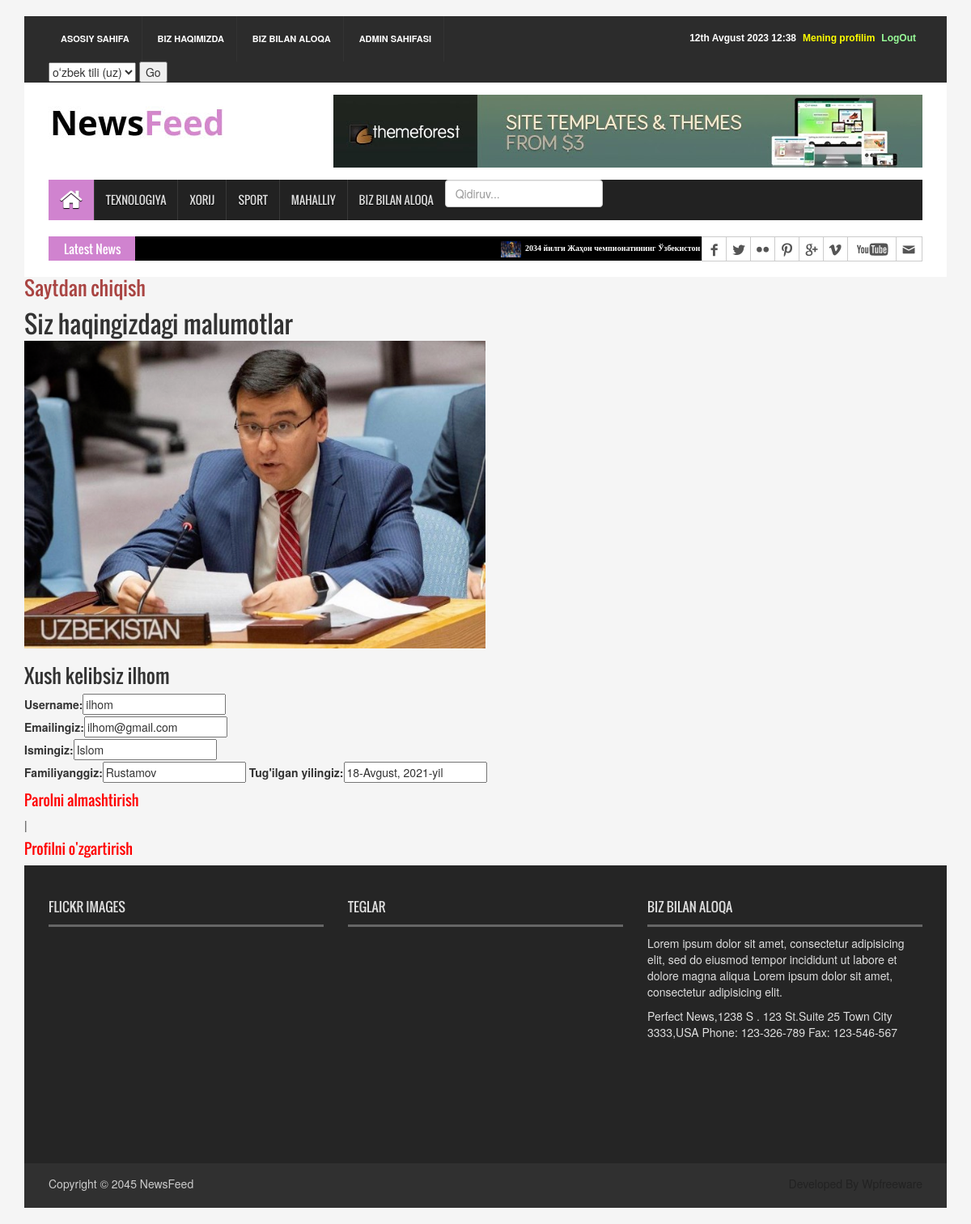
/account/profile/ (signed in), run on an earlier commit of the app's database.
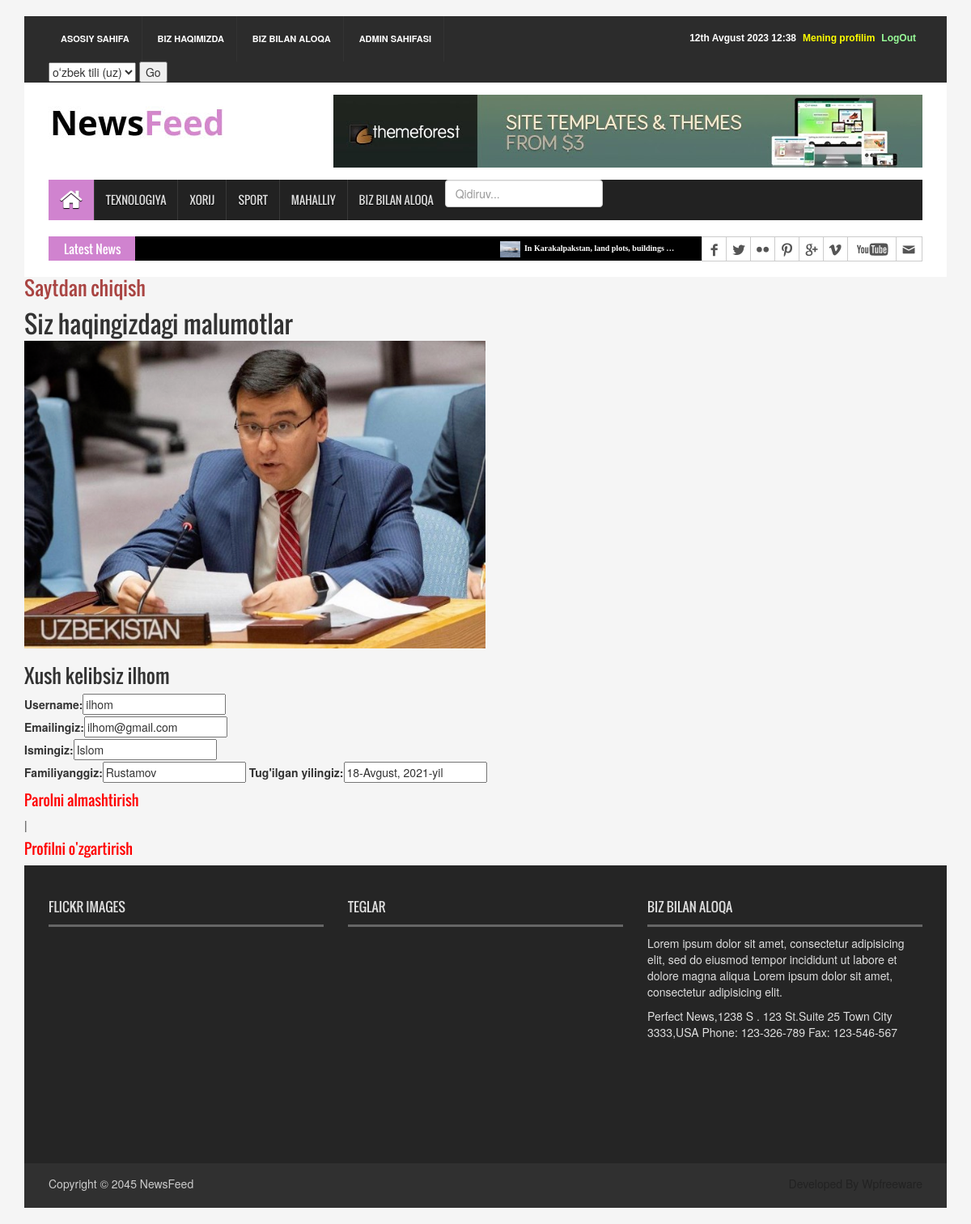
And on a later commit of the database.
### news_app/models.py (models this page shows, shortened)
class News(models.Model):
    class Status(models.TextChoices):
        Draft= 'DF', 'Draft'
        Published='PB', 'Published'
    title=models.CharField(max_length=250)
    slug=models.SlugField(max_length=250)
    body=models.TextField()
    image=models.ImageField(upload_to='news/images')
    category=models.ForeignKey(Category,
                               on_delete=models.CASCADE)
    publish_time=models.DateTimeField(default=timezone.now)
    created_time=models.DateTimeField(auto_now_add=True)
    update_time=models.DateTimeField(auto_now=True)
    status=models.CharField(max_length=2,
                            choices=Status.choices,
                            default=Status.Draft)
    objects=models.Manager()
    published=PublishedManager()
    class Meta:
        ordering=['-publish_time']

### accounts/models.py (models this page shows, shortened)
class Profile(models.Model):
    user=models.OneToOneField(User, on_delete=models.CASCADE)
    photo=models.ImageField(upload_to='users/', blank=True, null=True)
    date_of_birth=models.DateField(blank=True, null=True)

### accounts/views.py (the view)
# urls.py: path('profile/', dashboard_view, name='user_profile'),
@login_required
def dashboard_view(request):
    user=request.user
    profil_info=Profile.objects.get(user=user)
    context={
        'user':user,
        'profil':profil_info
    }
    return render(request, 'pages/user_profile.html', context)

### news_app/context_processor.py (called while the page is built)
def latest_news(request):
    latest_news=News.published.all().order_by('-publish_time')
    context={
        'latest_news':latest_news
    }
    return context

### news_app/models.py (called while the page is built)
    def get_queryset(self):
        return super().get_queryset().filter(status=News.Status.Published)

### templates/pages/user_profile.html (shortened to what this page needs)
{% extends 'news/base.html' %}
{% load static %}
{% block content %}
<h3><a href="{% url 'logout' %}" class="text-danger">Saytdan chiqish</a></h3>
<h2>Siz haqingizdagi malumotlar</h2>
<img src="{{user.profile.photo.url}}" alt="" width="50%">
<h3>Xush kelibsiz {{user.username}}</h3>
<label for="">Username:</label><input value="{{user.username}}" readonly placeholder="kiritilmagan"><br>
<label for="">Emailingiz:</label><input value="{{user.email}}" readonly placeholder="kiritilmagan"><br>
<label for="">Ismingiz:</label><input value="{{user.first_name}}" readonly placeholder="kiritilmagan"><br>
<label for="">Familiyanggiz:</label><input value="{{user.last_name}}" readonly placeholder="kiritilmagan">
<label for="">Tug'ilgan yilingiz:</label><input value="{{user.profile.date_of_birth}}"><br>
<h4><a href="{% url 'password_change' %}" style="color: red;">Parolni almashtirish</a></h4>|
<h4><a href="{% url 'edit_user_information' %}" style="color: red;">Profilni o'zgartirish</a></h4>
{% endblock content %}

### templates/news/base.html (shortened to what this page needs)
{% load static %}
{% load i18n %}
<!DOCTYPE html>
<html>
<head>
<link rel="stylesheet" type="text/css" href="{% static  'css/bootstrap.min.css' %}">
<link rel="stylesheet" type="text/css" href="{% static 'css/font-awesome.min.css' %}">
<link rel="stylesheet" type="text/css" href="{% static 'css/animate.css' %}">
<link rel="stylesheet" type="text/css" href="{% static 'css/font.css' %}">
<link rel="stylesheet" type="text/css" href="{% static 'css/li-scroller.css' %}">
<link rel="stylesheet" type="text/css" href="{% static 'css/slick.css' %}">
<link rel="stylesheet" type="text/css" href="{% static 'css/jquery.fancybox.css' %}">
<link rel="stylesheet" type="text/css" href="{% static ' css/theme.css' %}">
<link rel="stylesheet" type="text/css" href="{% static 'css/style.css' %}">
</head>
<body>
<div class="container">
  <header id="header">
    <div class="row">
      <div class="col-lg-12 col-md-12 col-sm-12">
        <div class="header_top">
          <div class="header_top_left">
            <ul class="top_nav">
              <li><a href="{% url 'home_page' %}">Asosiy sahifa</a></li>
              <li><a href="{% url 'about_page' %}">Biz haqimizda</a></li>
              <li><a href="{% url 'contact_page' %}">Biz bilan aloqa</a></li>
              {% if request.user.is_authenticated %}
              <li><a href="{% url 'admin_page' %}">Admin sahifasi</a></li>
              <form action="{% url 'set_language' %}" method="post">{% csrf_token %}
                <select name="language">
                    {% get_current_language as LANGUAGE_CODE %}
                    {% get_available_languages as LANGUAGES %}
                    {% get_language_info_list for LANGUAGES as languages %}
                    {% for language in languages %}
                        <option value="{{ language.code }}" {% if language.code == LANGUAGE_CODE %}
                        selected{% endif %}>
                            {{ language.name_local }} ({{ language.code }})
                        </option>
                    {% endfor %}
                </select>
                <input type="submit" value="Go">
            </form>
              {% endif %}
            </ul>
          </div>
          <div class="header_top_right">
            {% if request.user.is_authenticated %}
            <p><a href="{% url 'logout' %}" style="color: palegreen;">LogOut</a></p>
            <p><a href="{% url 'user_profile' %} "style="color:yellow;">Mening profilim</a></p>
            {% else %}
            <p><a href="{% url 'login' %}" style="color: yellow;">Saytga kirish</a></p>
            {% endif %}
            <p>{% now 'jS F Y H:i' %}</p>
          </div>
        </div>
      </div>
      <div class="col-lg-12 col-md-12 col-sm-12">
        <div class="header_bottom">
          <div class="logo_area"><a href="{% url 'home_page' %}" class="logo"><img src="{% static 'images/logo.jpg' %}" alt=""></a></div>
          <div class="add_banner"><a href="#"><img src="{% static 'images/addbanner_728x90_V1.jpg' %}" alt=""></a></div>
        </div>
      </div>
    </div>
  </header>
  <section id="navArea">
    <nav class="navbar navbar-inverse" role="navigation">
      <div id="navbar" class="navbar-collapse collapse">
        <ul class="nav navbar-nav main_nav">
          <li class="active"><a href="{% url 'home_page' %}"><span class="fa fa-home desktop-home"></span><span class="mobile-show">Home</span></a></li>
          <li><a href="{% url 'technology_news_page' %}">Texnologiya</a></li>
          <li><a href="{% url 'foreign_news_page' %}">Xorij</a></li>
          <li><a href="{% url 'sport_news_page' %}">Sport</a></li>
          <li><a href="{% url 'local_news_page' %}">Mahalliy</a></li>
          <li><a href="{% url 'contact_page' %}">Biz bilan aloqa</a></li>
          <li>
            <form action="{% url 'search_results' %}" method="get"  >
              <input  type="search" name="q" placeholder="Qidiruv..." class="form-control">
            </form>
          </li>
        </ul>
      </div>
    </nav>
  </section>
  <section id="newsSection">
    <div class="row">
      <div class="col-lg-12 col-md-12">
        <div class="latest_newsarea"> <span>Latest News</span>
          <ul id="ticker01" class="news_sticker">
            {% for news in latest_news %}
            <li><a href="{% url 'news_detail_page' news.pk %}"><img src="{{news.image.url}}" alt="">{{news.title | truncatewords:5}}</a></li>
            {% endfor %}
          </ul>
          <div class="social_area">
            <ul class="social_nav">
              <li class="facebook"><a href="#"></a></li>
              <li class="twitter"><a href="#"></a></li>
              <li class="flickr"><a href="#"></a></li>
              <li class="pinterest"><a href="#"></a></li>
              <li class="googleplus"><a href="#"></a></li>
              <li class="vimeo"><a href="#"></a></li>
              <li class="youtube"><a href="#"></a></li>
              <li class="mail"><a href="#"></a></li>
            </ul>
          </div>
        </div>
      </div>
    </div>
  </section>
  {% block content %}
  {% endblock content %}
  <footer id="footer">
    <div class="footer_top">
      <div class="row">
        <div class="col-lg-4 col-md-4 col-sm-4">
          <div class="footer_widget wow fadeInLeftBig">
            <h2>Flickr Images</h2>
          </div>
        </div>
        <div class="col-lg-4 col-md-4 col-sm-4">
          <div class="footer_widget wow fadeInDown">
            <h2>Teglar</h2>
          </div>
        </div>
        <div class="col-lg-4 col-md-4 col-sm-4">
          <div class="footer_widget wow fadeInRightBig">
            <h2>Biz bilan aloqa</h2>
            <p>Lorem ipsum dolor sit amet, consectetur adipisicing elit, sed do eiusmod tempor incididunt ut labore et dolore magna aliqua Lorem ipsum dolor sit amet, consectetur adipisicing elit.</p>
            <address>
            Perfect News,1238 S . 123 St.Suite 25 Town City 3333,USA Phone: 123-326-789 Fax: 123-546-567
            </address>
          </div>
        </div>
      </div>
    </div>
    <div class="footer_bottom">
      <p class="copyright">Copyright &copy; 2045 <a href="{% url 'home_page' %}">NewsFeed</a></p>
      <p class="developer">Developed By Wpfreeware</p>
    </div>
  </footer>
  </div>
</body>

### static/css/li-scroller.css (style rules this page uses)
ul.newsticker { position:relative; left:750px; font:bold 10px Verdana; list-style-type:none; margin:0; padding:0 }
ul.newsticker li { float:left; margin:0; padding:0 }
ul.newsticker a { white-space:nowrap; padding:0; color:#fff; margin:0 50px 0 0 }
ul.newsticker a > img { height:20px; margin-right:5px; width:25px }

### static/css/theme.css (style rules this page uses)
.navbar-inverse .navbar-nav > .active > a, .navbar-inverse .navbar-nav > .active > a:hover, .navbar-inverse .navbar-nav > .active > a:focus { background-color:#d083cf }
.latest_newsarea span { background:none repeat scroll 0 0 #d083cf }

What changed in the data, as far as the page shows it:
no longer on this page (row edited): News: image (picture), title "2034 йилги Жаҳон чемпионатининг Ўзбекистон …"
added News: image (picture), title "In Karakalpakstan, land plots, buildings …"
